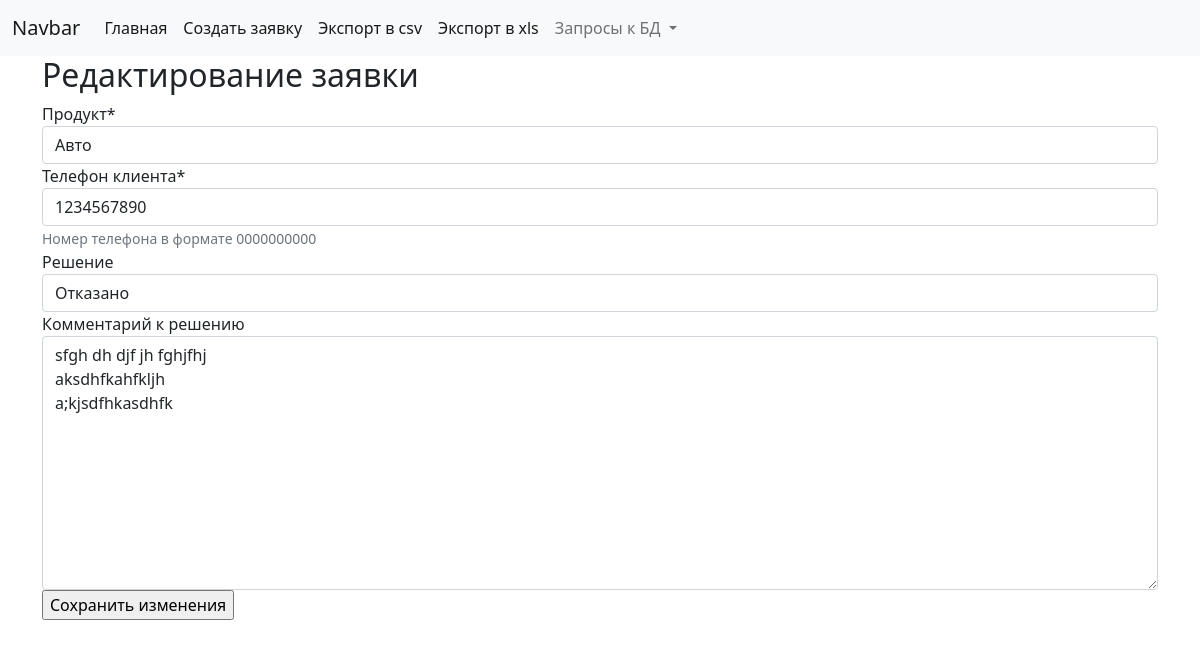
The app's page /update/1/ with its own data.
### application/models.py (models this page shows, shortened)
class Application(models.Model):
    class Product(models.TextChoices):
        CAR = 'car', 'Авто'
        CONSUMER = 'consumer', 'Потреб'
        PLEDGE = 'pledge', 'Залог'
        MORTGAGE = 'mortgage', 'Ипотека'
        __empty__ = 'Выберите тип продукта'
    class Decision(models.TextChoices):
        APPROVED = 'approved', 'Одобрено'
        DENIED = 'denied', 'Отказано'
        TEMPORARILY_DENIED = 'temp_denied', 'Временный отказ'
        __empty__ = 'Решение по заявке'
    date = models.DateTimeField('Дата заявки', auto_now_add=True)
    product = models.CharField('Продукт', choices=Product.choices, max_length=20)
    phone = models.CharField(
        'Телефон клиента',
        validators=[validators.RegexValidator(
            regex='^[0-9]{10}$',
            message='Номер телефона должен быть в формате 0000000000'
        )],
        max_length=10,
        help_text='Номер телефона в формате 0000000000'
    )
    decision = models.CharField('Решение', choices=Decision.choices, max_length=20, blank=True, null=True)
    comment = models.TextField('Комментарий к решению', blank=True, null=True)
    version = IntegerVersionField()     # реализация конкурентности
    class Meta:
        verbose_name = 'Заявка'
        verbose_name_plural = 'Заявки'

### application/views.py (the view, shortened to what this page needs)
# urls.py: path('update/<int:pk>/', ApplicationUpdateView.as_view(), name='update'),
class ApplicationUpdateView(UpdateView):
    template_name = 'application/updateapp.html'
    model = Application
    form_class = ApplicationForm
    success_url = '/'

### application/forms.py
class ApplicationForm(ModelForm):
    class Meta:
        model = Application
        fields = ('product', 'phone', 'decision', 'comment')

### application/templates/application/updateapp.html (shortened to what this page needs)
{% extends 'application/base.html' %}
{% load crispy_forms_tags %}
{% block content %}
<div class="container-sm">
  <h2>Редактирование заявки</h2>
  <form method="post">
  {{ form|crispy }}
  <input type="submit" value="Сохранить изменения">
</form>
</div>
{% endblock content %}

### records on screen
Application: product "Авто", phone "1234567890", decision "Отказано", comment "sfgh dh djf jh fghjfhj aksdhfkahfkljh a;kjsdfhkasdhfk"
